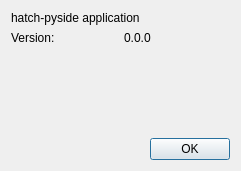
<?xml version="1.0" encoding="UTF-8"?>
<ui version="4.0">
 <class>About</class>
 <widget class="QDialog" name="About">
  <property name="geometry">
   <rect>
    <x>0</x>
    <y>0</y>
    <width>241</width>
    <height>171</height>
   </rect>
  </property>
  <property name="windowTitle">
   <string>About...</string>
  </property>
  <property name="locale">
   <locale language="English" country="UnitedStates"/>
  </property>
  <layout class="QGridLayout" name="gridLayout">
   <item row="0" column="0">
    <layout class="QVBoxLayout" name="verticalLayout">
     <item>
      <widget class="QLabel" name="label_application">
       <property name="locale">
        <locale language="English" country="UnitedStates"/>
       </property>
       <property name="text">
        <string>hatch-pyside application</string>
       </property>
      </widget>
     </item>
     <item>
      <layout class="QHBoxLayout" name="horizontalLayout_2">
       <item>
        <widget class="QLabel" name="label_version">
         <property name="sizePolicy">
          <sizepolicy hsizetype="Preferred" vsizetype="Preferred">
           <horstretch>0</horstretch>
           <verstretch>0</verstretch>
          </sizepolicy>
         </property>
         <property name="text">
          <string>Version:</string>
         </property>
        </widget>
       </item>
       <item>
        <widget class="QLabel" name="version">
         <property name="text">
          <string>0.0.0</string>
         </property>
        </widget>
       </item>
      </layout>
     </item>
     <item>
      <spacer name="verticalSpacer">
       <property name="orientation">
        <enum>Qt::Orientation::Vertical</enum>
       </property>
       <property name="sizeHint" stdset="0">
        <size>
         <width>20</width>
         <height>40</height>
        </size>
       </property>
      </spacer>
     </item>
     <item>
      <layout class="QHBoxLayout" name="horizontalLayout">
       <item>
        <spacer name="horizontalSpacer">
         <property name="orientation">
          <enum>Qt::Orientation::Horizontal</enum>
         </property>
         <property name="sizeHint" stdset="0">
          <size>
           <width>40</width>
           <height>20</height>
          </size>
         </property>
        </spacer>
       </item>
       <item>
        <widget class="QDialogButtonBox" name="buttonBox">
         <property name="standardButtons">
          <set>QDialogButtonBox::StandardButton::Ok</set>
         </property>
        </widget>
       </item>
      </layout>
     </item>
    </layout>
   </item>
  </layout>
 </widget>
 <resources/>
 <connections>
  <connection>
   <sender>buttonBox</sender>
   <signal>accepted()</signal>
   <receiver>About</receiver>
   <slot>accept()</slot>
   <hints>
    <hint type="sourcelabel">
     <x>182</x>
     <y>138</y>
    </hint>
    <hint type="destinationlabel">
     <x>180</x>
     <y>125</y>
    </hint>
   </hints>
  </connection>
 </connections>
</ui>
